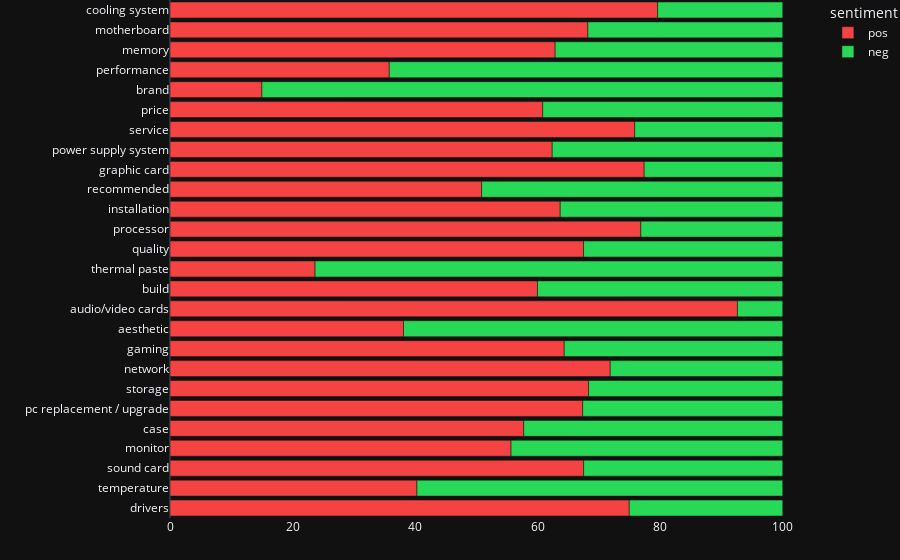

Notebook source saved alongside this figure:
### Code cell
pos_count = Counter()
neg_count = Counter()

for t in reviews_df["topics"].values:
    pos_topics = set([f"T{s['topic']}" for s in t if s["sentiment"] == 0])
    neg_topics = set([f"T{s['topic']}" for s in t if s["sentiment"] == 1])

    pos_count.update(pos_topics)
    neg_count.update(neg_topics)

pos_df = pd.DataFrame(pos_count.items(), columns=["topic", "pos"])
neg_df = pd.DataFrame(neg_count.items(), columns=["topic", "neg"])

pos_df["topic"] = pos_df["topic"].apply(lambda x: topic_mapping[x]).astype("category")
pos_df = pd.DataFrame(pos_df.groupby('topic')['pos'].sum()).reset_index()

neg_df["topic"] = neg_df["topic"].apply(lambda x: topic_mapping[x]).astype("category")
neg_df = pd.DataFrame(neg_df.groupby('topic')['neg'].sum()).reset_index()

st_counts = pd.merge(pos_df, neg_df, on="topic")
st_counts["topic"] = st_counts["topic"].astype("category")

total = st_counts["pos"] + st_counts["neg"]
st_counts["pos"] = st_counts["pos"] / total * 100
st_counts["neg"] = st_counts["neg"] / total * 100

st_counts.set_index("topic", inplace=True)
st_counts.sort_index(inplace=True)

df_senti = (
    st_counts.stack(level=0)
    .reset_index()
    .rename(columns={"level_1": "sentiment", 0: "count"})
)

fig2 = px.bar(
    df_senti,
    y="topic",
    x="count",
    color="sentiment",
    color_discrete_sequence=["#f54242", "#27d957"],
    barmode="relative",
    category_orders=dict(topic=order),
)

fig2.update_xaxes(showgrid=False, title_text="")
fig2.update_yaxes(showgrid=False, title_text="")
fig2.update_layout({"margin": dict(l=0, t=0, r=0, b=0)})

### Figure 1 — Plotly figure (JSON) as saved in the notebook; plotly's stock layout.template omitted (floating-point values rounded to 4 significant figures)
{"data": [{"alignmentgroup": "True", "hovertemplate": "sentiment=pos<br>count=%{x}<br>topic=%{y}<extra></extra>", "legendgroup": "pos", "marker": {"color": "#f54242", "pattern": {"shape": ""}}, "name": "pos", "offsetgroup": "pos", "orientation": "h", "showlegend": true, "textposition": "auto", "x": [38.11, 92.61, 15.0, 59.97, 57.72, 79.58, 74.95, 64.34, 77.39, 63.68, 62.86, 55.66, 68.2, 71.84, 67.35, 35.79, 62.38, 60.83, 76.84, 67.49, 50.86, 75.84, 67.5, 68.31, 40.3, 23.67], "xaxis": "x", "y": ["aesthetic", "audio/video cards", "brand", "build", "case", "cooling system", "drivers", "gaming", "graphic card", "installation", "memory", "monitor", "motherboard", "network", "pc replacement / upgrade", "performance", "power supply system", "price", "processor", "quality", "recommended", "service", "sound card", "storage", "temperature", "thermal paste"], "yaxis": "y", "type": "bar"}, {"alignmentgroup": "True", "hovertemplate": "sentiment=neg<br>count=%{x}<br>topic=%{y}<extra></extra>", "legendgroup": "neg", "marker": {"color": "#27d957", "pattern": {"shape": ""}}, "name": "neg", "offsetgroup": "neg", "orientation": "h", "showlegend": true, "textposition": "auto", "x": [61.89, 7.394, 85.0, 40.03, 42.28, 20.42, 25.05, 35.66, 22.61, 36.32, 37.14, 44.34, 31.8, 28.16, 32.65, 64.21, 37.62, 39.17, 23.16, 32.51, 49.14, 24.16, 32.5, 31.69, 59.7, 76.33], "xaxis": "x", "y": ["aesthetic", "audio/video cards", "brand", "build", "case", "cooling system", "drivers", "gaming", "graphic card", "installation", "memory", "monitor", "motherboard", "network", "pc replacement / upgrade", "performance", "power supply system", "price", "processor", "quality", "recommended", "service", "sound card", "storage", "temperature", "thermal paste"], "yaxis": "y", "type": "bar"}], "layout": {"xaxis": {"anchor": "y", "domain": [0.0, 1.0], "title": {"text": ""}, "showgrid": false}, "yaxis": {"anchor": "x", "domain": [0.0, 1.0], "title": {"text": ""}, "categoryorder": "array", "categoryarray": ["drivers", "temperature", "sound card", "monitor", "case", "pc replacement / upgrade", "storage", "network", "gaming", "aesthetic", "audio/video cards", "build", "thermal paste", "quality", "processor", "installation", "recommended", "graphic card", "power supply system", "service", "price", "brand", "performance", "memory", "motherboard", "cooling system"], "showgrid": false}, "legend": {"title": {"text": "sentiment"}, "tracegroupgap": 0}, "margin": {"t": 0, "l": 0, "r": 0, "b": 0}, "barmode": "relative"}}
